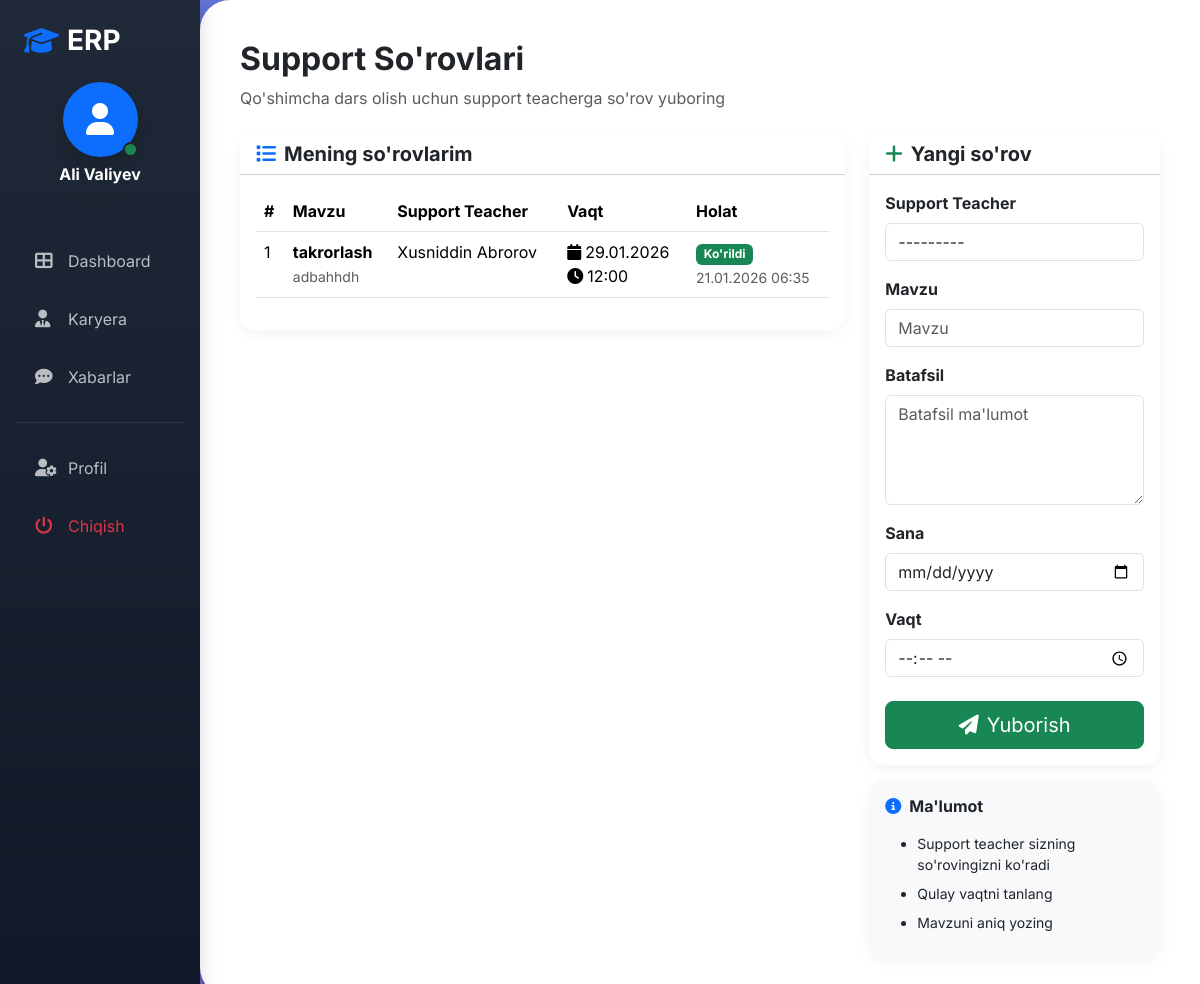
Page /student/support/ (signed in) on the committed database.
### erp/models.py (models this page shows, shortened)
class User(AbstractUser):
    ROLE_CHOICES = (
        ('admin', 'Admin'),
        ('teacher', 'Teacher'),
        ('student', 'Student'),
        ('support_teacher', 'Support Teacher'),
    )
    role = models.CharField(max_length=20, choices=ROLE_CHOICES, default='student')
    phone = models.CharField(max_length=15, blank=True, null=True)
    avatar = models.ImageField(upload_to='avatars/', blank=True, null=True, default='avatars/default.jpg')
    def __str__(self):
        return f"{self.get_full_name()} ({self.get_role_display()})"

class SupportRequest(models.Model):
    STATUS_CHOICES = (
        ('pending', 'Kutilmoqda'),
        ('viewed', 'Ko\'rildi'),
    )
    student = models.ForeignKey(User, on_delete=models.CASCADE, limit_choices_to={'role': 'student'}, related_name='support_requests')
    support_teacher = models.ForeignKey(User, on_delete=models.SET_NULL, null=True, limit_choices_to={'role': 'support_teacher'}, related_name='received_requests')
    topic = models.CharField(max_length=200)
    description = models.TextField()
    scheduled_date = models.DateField()
    scheduled_time = models.TimeField()
    status = models.CharField(max_length=10, choices=STATUS_CHOICES, default='pending')
    created_at = models.DateTimeField(auto_now_add=True)
    viewed_at = models.DateTimeField(null=True, blank=True)
    class Meta:
        ordering = ['-created_at']

### erp/views.py (the view)
# urls.py: path('student/support/', views.student_support_requests, name='student_support_requests'),
@login_required
def student_support_requests(request):
    if request.user.role != 'student':
        return redirect('dashboard')
    requests_list = SupportRequest.objects.filter(student=request.user)
    if request.method == 'POST':
        form = SupportRequestForm(request.POST)
        if form.is_valid():
            req = form.save(commit=False)
            req.student = request.user
            req.save()
            messages.success(request, 'So\'rov yuborildi!')
            return redirect('student_support_requests')
    else:
        form = SupportRequestForm()
    return render(request, 'erp/student/support_requests.html', {'requests': requests_list, 'form': form})

### erp/forms.py
class SupportRequestForm(forms.ModelForm):
    class Meta:
        model = SupportRequest
        fields = ('support_teacher', 'topic', 'description', 'scheduled_date', 'scheduled_time')
        widgets = {
            'support_teacher': forms.Select(attrs={'class': 'form-control'}),
            'topic': forms.TextInput(attrs={'class': 'form-control', 'placeholder': 'Mavzu'}),
            'description': forms.Textarea(attrs={'class': 'form-control', 'rows': 4, 'placeholder': 'Batafsil ma\'lumot'}),
            'scheduled_date': forms.DateInput(attrs={'class': 'form-control', 'type': 'date'}),
            'scheduled_time': forms.TimeInput(attrs={'class': 'form-control', 'type': 'time'}),
        }
    def __init__(self, *args, **kwargs):
        super().__init__(*args, **kwargs)
        self.fields['support_teacher'].queryset = User.objects.filter(role='support_teacher')

### templates/erp/student/support_requests.html (shortened to what this page needs)
{% extends 'erp/base.html' %}
{% block content %}
<div class="mb-4">
    <h2 class="fw-bold">Support So'rovlari</h2>
    <p class="text-muted">Qo'shimcha dars olish uchun support teacherga so'rov yuboring</p>
</div>
<div class="row">
    <div class="col-md-8">
        <div class="card">
            <div class="card-header bg-white">
                <h5 class="mb-0 fw-bold">
                    <i class="fas fa-list text-primary me-2"></i>Mening so'rovlarim
                </h5>
            </div>
            <div class="card-body">
                <div class="table-responsive">
                    <table class="table table-hover">
                        <thead>
                            <tr>
                                <th>#</th>
                                <th>Mavzu</th>
                                <th>Support Teacher</th>
                                <th>Vaqt</th>
                                <th>Holat</th>
                            </tr>
                        </thead>
                        <tbody>
                            {% for request in requests %}
                            <tr>
                                <td>{{ forloop.counter }}</td>
                                <td>
                                    <strong>{{ request.topic }}</strong>
                                    <br><small class="text-muted">{{ request.description|truncatewords:10 }}</small>
                                </td>
                                <td>{{ request.support_teacher.get_full_name }}</td>
                                <td>
                                    <i class="fas fa-calendar me-1"></i>{{ request.scheduled_date|date:"d.m.Y" }}
                                    <br>
                                    <i class="fas fa-clock me-1"></i>{{ request.scheduled_time|time:"H:i" }}
                                </td>
                                <td>
                                    {% if request.status == 'pending' %}
                                        <span class="badge bg-warning">Kutilmoqda</span>
                                    {% else %}
                                        <span class="badge bg-success">Ko'rildi</span>
                                        {% if request.viewed_at %}
                                        <br><small class="text-muted">{{ request.viewed_at|date:"d.m.Y H:i" }}</small>
                                        {% endif %}
                                    {% endif %}
                                </td>
                            </tr>
                            {% endfor %}
                        </tbody>
                    </table>
                </div>
            </div>
        </div>
    </div>
    <div class="col-md-4">
        <div class="card">
            <div class="card-header bg-white">
                <h5 class="mb-0 fw-bold">
                    <i class="fas fa-plus text-success me-2"></i>Yangi so'rov
                </h5>
            </div>
            <div class="card-body">
                <form method="post">
                    <div class="mb-3">
                        <label class="form-label fw-bold">Support Teacher</label>
                        {{ form.support_teacher }}
                    </div>
                    <div class="mb-3">
                        <label class="form-label fw-bold">Mavzu</label>
                        {{ form.topic }}
                    </div>
                    <div class="mb-3">
                        <label class="form-label fw-bold">Batafsil</label>
                        {{ form.description }}
                    </div>
                    <div class="mb-3">
                        <label class="form-label fw-bold">Sana</label>
                        {{ form.scheduled_date }}
                    </div>
                    <div class="mb-4">
                        <label class="form-label fw-bold">Vaqt</label>
                        {{ form.scheduled_time }}
                    </div>
                    <div class="d-grid">
                        <button type="submit" class="btn btn-success btn-lg">
                            <i class="fas fa-paper-plane me-2"></i>Yuborish
                        </button>
                    </div>
                </form>
            </div>
        </div>
        <div class="card mt-3 bg-light">
            <div class="card-body">
                <h6 class="fw-bold mb-3">
                    <i class="fas fa-info-circle text-primary me-2"></i>Ma'lumot
                </h6>
                <ul class="small mb-0">
                    <li class="mb-2">Support teacher sizning so'rovingizni ko'radi</li>
                    <li class="mb-2">Qulay vaqtni tanlang</li>
                    <li class="mb-2">Mavzuni aniq yozing</li>
                </ul>
            </div>
        </div>
    </div>
</div>
{% endblock %}

### templates/erp/base.html (shortened to what this page needs)
<!DOCTYPE html>
<html lang="uz">
<head>
    <link href="https://cdnjs.cloudflare.com/ajax/libs/bootstrap/5.3.2/css/bootstrap.min.css" rel="stylesheet">
    <link href="https://cdnjs.cloudflare.com/ajax/libs/font-awesome/6.4.2/css/all.min.css" rel="stylesheet">
</head>
<body>
    {% if user.is_authenticated %}
    <div class="container-fluid">
        <div class="row">
            <div class="col-md-2 sidebar p-0 d-none d-md-block">
                <div class="py-4">
                    <div class="px-4 mb-4">
                        <h3 class="text-white d-flex align-items-center">
                            <i class="fas fa-graduation-cap text-primary me-2"></i>
                            <span class="fw-bold">ERP</span>
                        </h3>
                    </div>
                    <div class="text-center mb-4 px-3">
                        <div class="profile-container d-inline-block">
                            <div class="profile-icon bg-primary rounded-circle d-inline-flex align-items-center justify-content-center position-relative shadow" style="width: 75px; height: 75px;">
                                <i class="fas fa-user fa-2x text-white"></i>
                                <span class="position-absolute bottom-0 end-0 bg-success border border-2 border-dark rounded-circle" style="width: 15px; height: 15px;"></span>
                            </div>
                            <div class="mt-2 text-white text-center">
                                <h6 class="mb-0 fw-bold">{{ user.get_full_name|default:user.username }}</h6>
                                <small class="text-muted" style="font-size: 0.8rem;">{{ user.get_role_display }}</small>
                            </div>
                        </div>
                    </div>
                    <nav class="nav flex-column mt-3">
                        <a class="nav-link {% if request.resolver_match.url_name == 'dashboard' %}active{% endif %}" href="{% url 'dashboard' %}">
                            <i class="fas fa-th-large me-2"></i> Dashboard
                        </a>
                        <a class="nav-link {% if request.resolver_match.url_name == 'hr_page' %}active{% endif %}" href="{% url 'hr_page' %}">
                            <i class="fas fa-user-tie me-2"></i> Karyera
                        </a>
                        <a class="nav-link" href="{% url 'chat_list' %}">
                            <i class="fas fa-comment-dots me-2"></i> Xabarlar
                        </a>
                        <hr class="mx-3 text-secondary">
                        <a class="nav-link" href="{% url 'profile' %}">
                            <i class="fas fa-user-cog me-2"></i> Profil
                        </a>
                        <a class="nav-link text-danger" href="{% url 'logout' %}">
                            <i class="fas fa-power-off me-2"></i> Chiqish
                        </a>
                    </nav>
                </div>
            </div>
            <div class="col-md-10 main-content">
                {% block content %}{% endblock %}
            </div>
        </div>
    </div>
    {% else %}
        {% block auth_content %}{% endblock %}
    {% endif %}
</body>
</html>

### templates/erp/base.html (style rules this page uses)
:root { --primary: #6366f1; --secondary: #8b5cf6; --success: #10b981; --danger: #ef4444; --warning: #f59e0b; --info: #3b82f6; --dark: #1f2937; --light: #f3f4f6; }
body { font-family: 'Inter', sans-serif; background: linear-gradient(135deg, #667eea 0%, #764ba2 100%); min-height: 100vh; margin: 0; }
.sidebar { background: linear-gradient(180deg, #1f2937 0%, #111827 100%); min-height: 100vh; box-shadow: 4px 0 15px rgba(0,0,0,0.1); position: sticky; top: 0; }
.profile-container { transition: all 0.3s ease; cursor: pointer; }
.sidebar .nav-link { color: rgba(255,255,255,0.7); padding: 12px 20px; margin: 5px 15px; border-radius: 12px; transition: all 0.3s; display: flex; align-items: center; }
.sidebar .nav-link i { width: 25px; font-size: 1.1rem; }
.main-content { background: #ffffff; min-height: 100vh; border-radius: 30px 0 0 30px; padding: 40px; box-shadow: -10px 0 30px rgba(0,0,0,0.1); }
.card { border: none; border-radius: 15px; box-shadow: 0 4px 15px rgba(0,0,0,0.05); transition: all 0.3s; }

### rows in the picture
User: get_full_name "Ali Valiyev"
SupportRequest: topic "takrorlash", description "adbahhdh", support_teacher.get_full_name "Xusniddin Abrorov", scheduled_date "29.01.2026", scheduled_time "12:00", viewed_at "21.01.2026 06:35"
